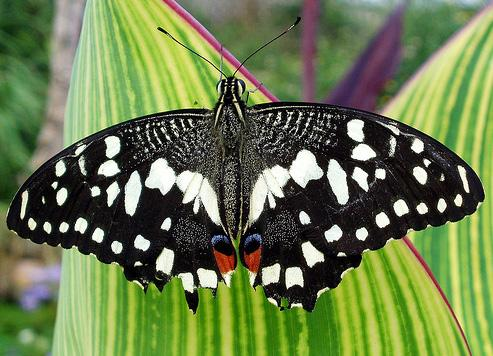
#> input picture fly.jpg, 493 x 356 px
$ jupyter execute EXP2.ipynb   (shell and % lines are left out)
#> lines starting #> are read from the running program, lines starting #| are printed output that depends on the picture; after the words box and inside, x2 and y2 are one past the last pixel; in counts of white or black regions, pixels touching at a corner belong together
[cell 1]
#To find R,G,B planes of an image
import cv2
img=cv2.imread('fly.jpg',1)
#> img is the input picture: shape (356, 493, 3); mean B, G, R 77.2, 123.6, 107
img[:,:,2]=0    #turn off red channel
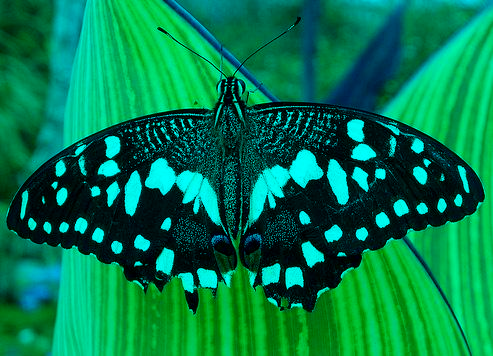
#> img: shape (356, 493, 3); mean B, G, R 77.2, 123.6, 0
img[:,:,0]=0    #turn off blue channel
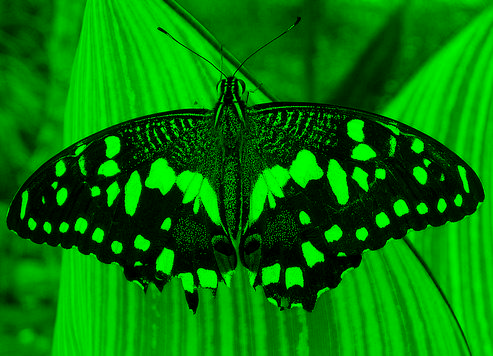
#> img: shape (356, 493, 3); mean B, G, R 0, 123.6, 0
cv2.imshow('image',img) #green channel
cv2.imwrite('flygreen.jpg',img)
cv2.waitKey(0)
cv2.destroyAllWindows()

[cell 2]
#Convert image to grayscale
import cv2
img=cv2.imread('fly.jpg',1)
gray=cv2.cvtColor(img,cv2.COLOR_BGR2GRAY)
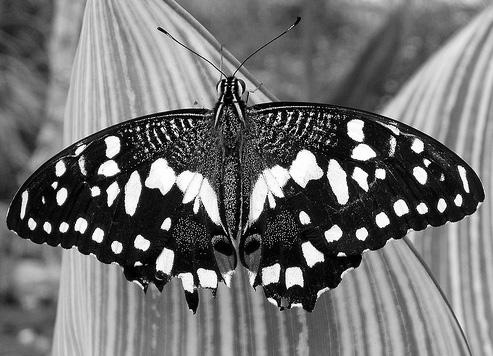
#> gray: shape (356, 493); min 0, max 255, mean 113.3
cv2.imshow('color_image',img)

#Display the gray image
cv2.imshow('gray_image',gray)
cv2.imwrite('flygrayscale.jpg',gray)
cv2.waitKey(0)
cv2.destroyAllWindows()

[cell 3]
#Generate histogram of an image
import cv2
import matplotlib.pyplot as plt
img=cv2.imread('fly.jpg',1)
plt.hist(img.ravel(),64,[0,256])
plt.show()
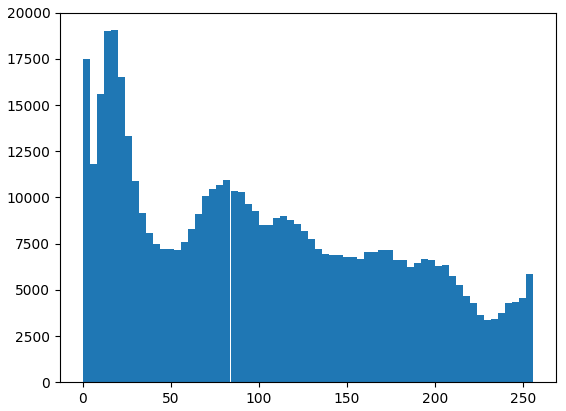
#> figure drawn by matplotlib, 1 panel; tallest bar 19054 high, from x = 16 to 20

[cell 4]
#histogram equalisation
import cv2
import matplotlib.pyplot as plt
img=cv2.imread('fly.jpg',0)
#> img: shape (356, 493); min 0, max 255, mean 113.3
eq=cv2.equalizeHist(img)
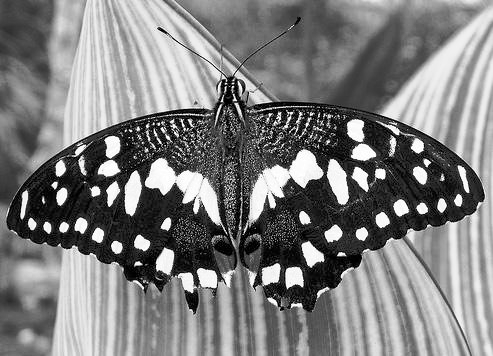
#> eq: shape (356, 493); min 0, max 255, mean 126
cv2.imshow('image',eq)
cv2.imwrite('flyequalised.jpg',img)
plt.hist(eq.ravel(),64,[0,256])
plt.show()
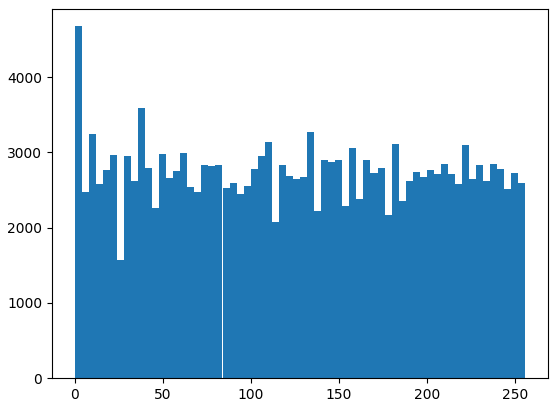
#> figure drawn by matplotlib, 1 panel; tallest bar 4677 high, from x = 0 to 4
cv2.waitKey(0)
cv2.destroyAllWindows()

[cell 5]
#find threshold of an image
import cv2
import numpy as np
from matplotlib import pyplot as plt

img=cv2.imread('fly.jpg',0)

maxValue=255
thresh=124

rows,cols=img.shape
#> rows = 356; cols = 493
dst=np.zeros((rows,cols))

for i in range(rows):
    for j in range(rows):
        if img[i,j]>thresh:
            dst[i,j]=maxValue
        else:
            dst[i,j]=0
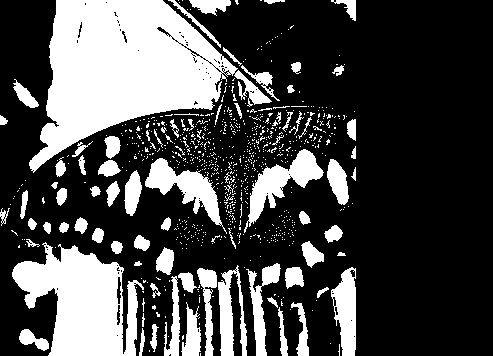
#> dst: shape (356, 493) float64; 28.6% white; 819 white regions (736 under 20 px), largest, box (x1, y1, x2, y2) and area: (29, 0, 272, 173) 20139, (12, 242, 144, 356) 8843, (244, 149, 324, 233) 2099

plt.imshow(dst,'gray')
plt.show()
